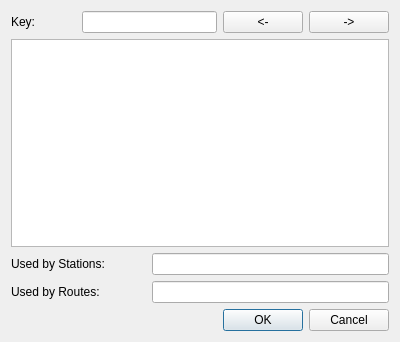
<?xml version="1.0" encoding="UTF-8"?>
<ui version="4.0">
 <class>BrowseCommentsDialog</class>
 <widget class="QDialog" name="BrowseCommentsDialog">
  <property name="geometry">
   <rect>
    <x>0</x>
    <y>0</y>
    <width>400</width>
    <height>342</height>
   </rect>
  </property>
  <property name="windowTitle">
   <string>Browse Comments</string>
  </property>
  <layout class="QGridLayout" name="gridLayout">
   <item row="0" column="0">
    <widget class="QLabel" name="label">
     <property name="text">
      <string>Key:</string>
     </property>
    </widget>
   </item>
   <item row="0" column="1" colspan="2">
    <widget class="QLineEdit" name="txtKey">
     <property name="toolTip">
      <string>&lt;html&gt;&lt;head/&gt;&lt;body&gt;&lt;p&gt;Key of currently displayed comment. Edit to display a specific comment.&lt;/p&gt;&lt;/body&gt;&lt;/html&gt;</string>
     </property>
    </widget>
   </item>
   <item row="0" column="3">
    <widget class="QPushButton" name="btnPrev">
     <property name="text">
      <string>&lt;-</string>
     </property>
    </widget>
   </item>
   <item row="0" column="4">
    <widget class="QPushButton" name="btnNext">
     <property name="text">
      <string>-&gt;</string>
     </property>
    </widget>
   </item>
   <item row="1" column="0" colspan="5">
    <widget class="HtmlTextEdit" name="txtComments"/>
   </item>
   <item row="2" column="0" colspan="2">
    <widget class="QLabel" name="label_2">
     <property name="text">
      <string>Used by Stations:</string>
     </property>
    </widget>
   </item>
   <item row="2" column="2" colspan="3">
    <widget class="QLineEdit" name="txtUsedByStations">
     <property name="toolTip">
      <string>&lt;html&gt;&lt;head/&gt;&lt;body&gt;&lt;p&gt;Keys of Stations which refer to this comment.&lt;/p&gt;&lt;/body&gt;&lt;/html&gt;</string>
     </property>
    </widget>
   </item>
   <item row="3" column="0" colspan="2">
    <widget class="QLabel" name="label_3">
     <property name="text">
      <string>Used by Routes:</string>
     </property>
    </widget>
   </item>
   <item row="4" column="1" colspan="4">
    <widget class="QDialogButtonBox" name="buttonBox">
     <property name="orientation">
      <enum>Qt::Orientation::Horizontal</enum>
     </property>
     <property name="standardButtons">
      <set>QDialogButtonBox::StandardButton::Cancel|QDialogButtonBox::StandardButton::Ok</set>
     </property>
    </widget>
   </item>
   <item row="3" column="2" colspan="3">
    <widget class="QLineEdit" name="txtUsedByRoutes">
     <property name="toolTip">
      <string>&lt;html&gt;&lt;head/&gt;&lt;body&gt;&lt;p&gt;List of routes using this comment.&lt;/p&gt;&lt;/body&gt;&lt;/html&gt;</string>
     </property>
     <property name="clearButtonEnabled">
      <bool>true</bool>
     </property>
    </widget>
   </item>
  </layout>
 </widget>
 <customwidgets>
  <customwidget>
   <class>HtmlTextEdit</class>
   <extends>QTextEdit</extends>
   <header>htmltextedit.h</header>
  </customwidget>
 </customwidgets>
 <resources/>
 <connections>
  <connection>
   <sender>buttonBox</sender>
   <signal>accepted()</signal>
   <receiver>BrowseCommentsDialog</receiver>
   <slot>accept()</slot>
   <hints>
    <hint type="sourcelabel">
     <x>248</x>
     <y>254</y>
    </hint>
    <hint type="destinationlabel">
     <x>157</x>
     <y>274</y>
    </hint>
   </hints>
  </connection>
  <connection>
   <sender>buttonBox</sender>
   <signal>rejected()</signal>
   <receiver>BrowseCommentsDialog</receiver>
   <slot>reject()</slot>
   <hints>
    <hint type="sourcelabel">
     <x>316</x>
     <y>260</y>
    </hint>
    <hint type="destinationlabel">
     <x>286</x>
     <y>274</y>
    </hint>
   </hints>
  </connection>
 </connections>
</ui>
